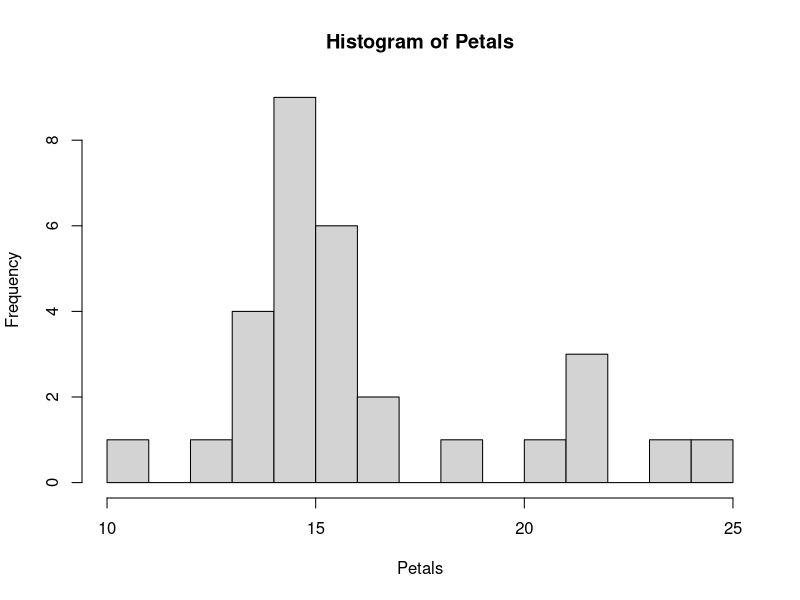
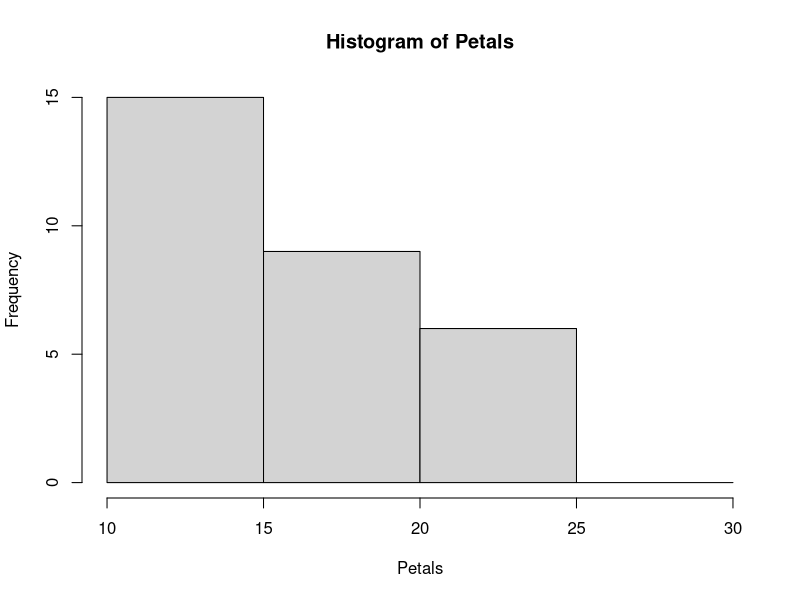

These figures' R source, in order:
## ---- chunk 1
Petals <- c(15, 16, 17,
            16, 21, 22,
            15, 16, 15,
            17, 16, 22,
            14, 13, 14,
            14, 15, 15,
            14, 15, 16,
            10, 19, 15,
            15, 22, 24,
            25, 15, 16)
## ---- chunk 2
# Find the most frequent petal count.
# to do this we create a table from Petals, sort it in decreasing order, and get the name of the first item.

MostFreq <- names(sort(table(Petals),decreasing=TRUE)[1])
print(paste0("The most frequent petal count is: ", MostFreq))
## ---- chunk 3
# Find the frequency of flowers with 15 petals.
# We can use the same method as above but without the names
PetalFreq <- sort(table(Petals),decreasing=TRUE)[1]
print(paste0("The frequency of flowers with 15 petals is: ", PetalFreq))
## ---- chunk 4
# Find the proportion of flowers with 15 petals

TotalSample <- length(Petals)
PetalProp <- PetalFreq/TotalSample
print(paste0("The proportion of flowers with 15 petals is: ", PetalProp))
## ---- chunk 5
# Find the percentage of flowers with 15 petals

PetalPerc <- PetalProp * 100
print(paste0("The percentage of flowers with 15 petals is: ", PetalPerc, "%"))
## ---- chunk 6
# Create a historgram with a bin size of 2
hist(Petals, breaks = (length(Petals)/2))
## ---- chunk 7
# Create a historgram with a bin size of 5
bins <- c(10,15,20,25,30)
#hist(Petals, breaks = (length(Petals)/5))
hist(Petals, breaks = bins)
